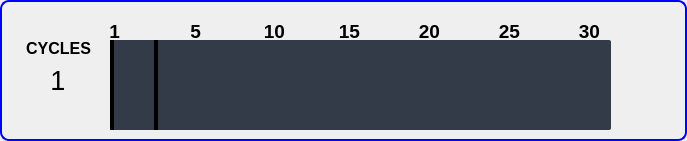
     <widget class="QGroupBox" name="cyclesGroupBox">
      <property name="geometry">
       <rect>
        <x>12</x>
        <y>690</y>
        <width>687</width>
        <height>141</height>
       </rect>
      </property>
      <property name="styleSheet">
       <string notr="true">QGroupBox {
                                border: 2px solid blue;
                                border-radius: 9px;
                                margin-top: 0.5em;
                                }
                            </string>
      </property>
      <property name="title">
       <string/>
      </property>
      <widget class="QLabel" name="cyclesTitleLbl">
       <property name="geometry">
        <rect>
         <x>13</x>
         <y>30</y>
         <width>91</width>
         <height>37</height>
        </rect>
       </property>
       <property name="font">
        <font>
         <family>Arial</family>
         <pointsize>12</pointsize>
         <bold>true</bold>
        </font>
       </property>
       <property name="text">
        <string>CYCLES</string>
       </property>
       <property name="alignment">
        <set>Qt::AlignCenter</set>
       </property>
      </widget>
      <widget class="QLabel" name="cyclesLbl">
       <property name="geometry">
        <rect>
         <x>40</x>
         <y>60</y>
         <width>36</width>
         <height>41</height>
        </rect>
       </property>
       <property name="font">
        <font>
         <family>Arial</family>
         <pointsize>20</pointsize>
        </font>
       </property>
       <property name="text">
        <string>1</string>
       </property>
       <property name="alignment">
        <set>Qt::AlignCenter</set>
       </property>
      </widget>
      <widget class="QSlider" name="cyclesSlider">
       <property name="geometry">
        <rect>
         <x>110</x>
         <y>40</y>
         <width>501</width>
         <height>90</height>
        </rect>
       </property>
       <property name="font">
        <font>
         <family>Arial</family>
         <pointsize>12</pointsize>
        </font>
       </property>
       <property name="styleSheet">
        <string notr="true">QSlider::groove:horizontal {
                                    border-radius: 2px;
                                    background-color: rgb(52, 59, 72);
                                    }
                                    QSlider::groove:horizontal:hover {
                                    background-color: blue;
                                    }
                                    QSlider::handle:horizontal {
                                    background-color:qlineargradient(spread:pad, x1:0, y1:0, x2:1,
                                    y2:0, stop:0 rgba(0, 50, 145, 255), stop:1 rgba(255, 255, 255,
                                    255));
                                    border: 4px solid black;
                                    width: 40px;
                                    margin: -44px 0px;
                                    border-radius: 14px;
                                    }</string>
       </property>
       <property name="minimum">
        <number>1</number>
       </property>
       <property name="maximum">
        <number>30</number>
       </property>
       <property name="pageStep">
        <number>5</number>
       </property>
       <property name="value">
        <number>1</number>
       </property>
       <property name="orientation">
        <enum>Qt::Horizontal</enum>
       </property>
       <property name="tickPosition">
        <enum>QSlider::TicksBothSides</enum>
       </property>
       <property name="tickInterval">
        <number>5</number>
       </property>
      </widget>
      <widget class="QLabel" name="Lbl_66">
       <property name="geometry">
        <rect>
         <x>90</x>
         <y>20</y>
         <width>30</width>
         <height>24</height>
        </rect>
       </property>
       <property name="font">
        <font>
         <family>Arial</family>
         <pointsize>14</pointsize>
         <bold>true</bold>
        </font>
       </property>
       <property name="text">
        <string extracomment="0">1</string>
       </property>
       <property name="alignment">
        <set>Qt::AlignRight|Qt::AlignTop|Qt::AlignTrailing</set>
       </property>
      </widget>
      <widget class="QLabel" name="Lbl_67">
       <property name="geometry">
        <rect>
         <x>255</x>
         <y>20</y>
         <width>30</width>
         <height>24</height>
        </rect>
       </property>
       <property name="font">
        <font>
         <family>Arial</family>
         <pointsize>14</pointsize>
         <bold>true</bold>
        </font>
       </property>
       <property name="text">
        <string extracomment="10">10</string>
       </property>
       <property name="alignment">
        <set>Qt::AlignRight|Qt::AlignTop|Qt::AlignTrailing</set>
       </property>
      </widget>
      <widget class="QLabel" name="Lbl_68">
       <property name="geometry">
        <rect>
         <x>170</x>
         <y>20</y>
         <width>31</width>
         <height>24</height>
        </rect>
       </property>
       <property name="font">
        <font>
         <family>Arial</family>
         <pointsize>14</pointsize>
         <bold>true</bold>
        </font>
       </property>
       <property name="styleSheet">
        <string notr="true">background:transparent;</string>
       </property>
       <property name="text">
        <string>5</string>
       </property>
       <property name="alignment">
        <set>Qt::AlignRight|Qt::AlignTop|Qt::AlignTrailing</set>
       </property>
      </widget>
      <widget class="QLabel" name="Lbl_70">
       <property name="geometry">
        <rect>
         <x>330</x>
         <y>20</y>
         <width>30</width>
         <height>24</height>
        </rect>
       </property>
       <property name="sizePolicy">
        <sizepolicy hsizetype="Preferred" vsizetype="Preferred">
         <horstretch>0</horstretch>
         <verstretch>0</verstretch>
        </sizepolicy>
       </property>
       <property name="font">
        <font>
         <family>Arial</family>
         <pointsize>14</pointsize>
         <bold>true</bold>
        </font>
       </property>
       <property name="text">
        <string>15</string>
       </property>
       <property name="alignment">
        <set>Qt::AlignRight|Qt::AlignTop|Qt::AlignTrailing</set>
       </property>
      </widget>
      <widget class="QLabel" name="Lbl_9">
       <property name="geometry">
        <rect>
         <x>570</x>
         <y>20</y>
         <width>30</width>
         <height>24</height>
        </rect>
       </property>
       <property name="font">
        <font>
         <family>Arial</family>
         <pointsize>14</pointsize>
         <bold>true</bold>
        </font>
       </property>
       <property name="text">
        <string>30</string>
       </property>
       <property name="alignment">
        <set>Qt::AlignRight|Qt::AlignTop|Qt::AlignTrailing</set>
       </property>
      </widget>
      <widget class="QLabel" name="Lbl_71">
       <property name="geometry">
        <rect>
         <x>410</x>
         <y>20</y>
         <width>30</width>
         <height>24</height>
        </rect>
       </property>
       <property name="font">
        <font>
         <family>Arial</family>
         <pointsize>14</pointsize>
         <bold>true</bold>
        </font>
       </property>
       <property name="text">
        <string>20</string>
       </property>
       <property name="alignment">
        <set>Qt::AlignRight|Qt::AlignTop|Qt::AlignTrailing</set>
       </property>
      </widget>
      <widget class="QLabel" name="Lbl_72">
       <property name="geometry">
        <rect>
         <x>490</x>
         <y>20</y>
         <width>30</width>
         <height>24</height>
        </rect>
       </property>
       <property name="font">
        <font>
         <family>Arial</family>
         <pointsize>14</pointsize>
         <bold>true</bold>
        </font>
       </property>
       <property name="styleSheet">
        <string notr="true">background:transparent;</string>
       </property>
       <property name="text">
        <string>25</string>
       </property>
       <property name="alignment">
        <set>Qt::AlignRight|Qt::AlignTop|Qt::AlignTrailing</set>
       </property>
      </widget>
      <widget class="QLabel" name="Lbl_79">
       <property name="geometry">
        <rect>
         <x>200</x>
         <y>632</y>
         <width>30</width>
         <height>24</height>
        </rect>
       </property>
       <property name="font">
        <font>
         <family>Arial</family>
         <pointsize>14</pointsize>
         <bold>true</bold>
        </font>
       </property>
       <property name="text">
        <string extracomment="0">0</string>
       </property>
       <property name="alignment">
        <set>Qt::AlignRight|Qt::AlignTop|Qt::AlignTrailing</set>
       </property>
      </widget>
      <zorder>cyclesTitleLbl</zorder>
      <zorder>cyclesLbl</zorder>
      <zorder>Lbl_66</zorder>
      <zorder>Lbl_67</zorder>
      <zorder>Lbl_68</zorder>
      <zorder>Lbl_70</zorder>
      <zorder>Lbl_9</zorder>
      <zorder>Lbl_71</zorder>
      <zorder>Lbl_72</zorder>
      <zorder>Lbl_79</zorder>
      <zorder>cyclesSlider</zorder>
     </widget>
